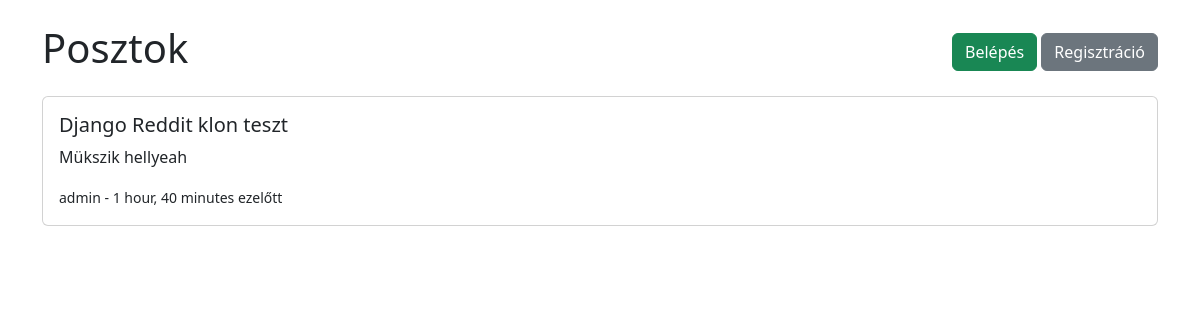
Before: / with the older database file.
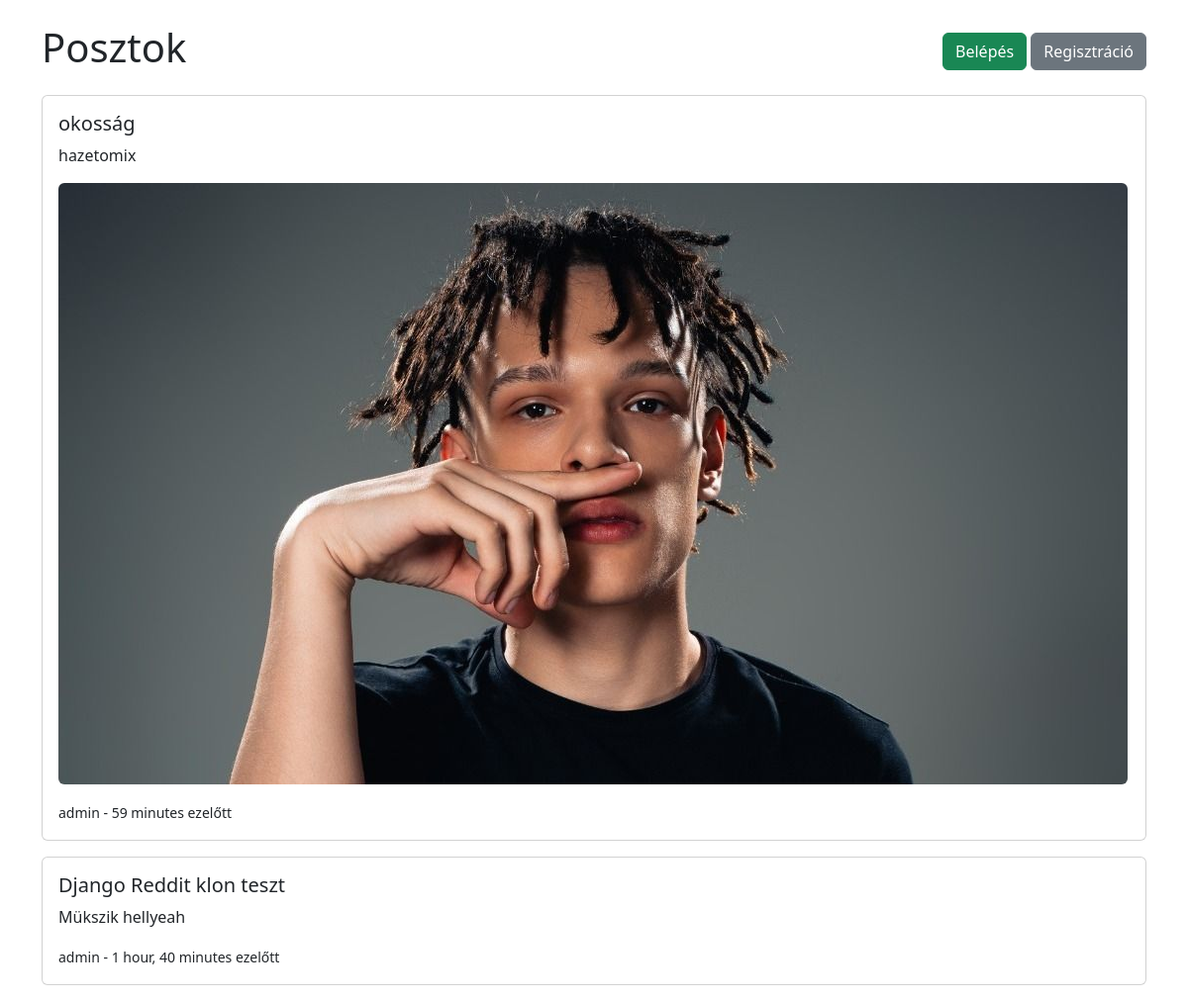
After: the same page with the newer database file.
### social/models.py (models this page shows, shortened)
class Post(models.Model):
    title = models.CharField(max_length=200)
    content = models.TextField()
    author = models.ForeignKey(User, on_delete=models.CASCADE)
    created_at = models.DateTimeField(default=timezone.now)
    image = models.ImageField(upload_to='posts/', blank=True, null=True)

### social/views.py (the view)
# urls.py: path('', views.home, name='home'),
def home(request):
    posts = Post.objects.all().order_by('-created_at')
    return render(request, 'home.html', {'posts': posts})

### social/templates/home.html (shortened to what this page needs)
<!DOCTYPE html>
<html>
<head>
    <link href="https://cdn.jsdelivr.net/npm/bootstrap@5.3.0/dist/css/bootstrap.min.css" rel="stylesheet">
</head>
<body>
    <div class="container mt-4">
        <div class="d-flex justify-content-between align-items-center mb-3">
            <h1>Posztok</h1>
            <div>
                {% if user.is_authenticated %}
                    <span class="me-2">Szia, {{ user.username }}!</span>
                    <a href="{% url 'new_post' %}" class="btn btn-primary">Új poszt</a>
                    <a href="{% url 'logout' %}" class="btn btn-danger">Kilépés</a>
                {% else %}
                    <a href="{% url 'login' %}" class="btn btn-success">Belépés</a>
                    <a href="{% url 'register' %}" class="btn btn-secondary">Regisztráció</a>
                {% endif %}
            </div>
        </div>
        {% block content %}
            {% for post in posts %}
            <div class="card mb-3">
                <div class="card-body">
                    <h5 class="card-title">{{ post.title }}</h5>
                    <p class="card-text">{{ post.content|truncatewords:30 }}</p>
                    {% if post.image %}
                        <img src="{{ post.image.url }}" class="img-fluid rounded mb-3" alt="Poszt kép">
                    {% endif %}
                    <small>{{ post.author.username }} - {{ post.created_at|timesince }} ezelőtt</small>
                </div>
            </div>
            {% empty %}
            <p>Nincs poszt még!</p>
            {% endfor %}
        {% endblock %}
    </div>
</body>
</html>

Changed rows visible on the page:
added Post: title "okosság", content "hazetomix", image (picture), author.username "admin", created_at "59 minutes"
